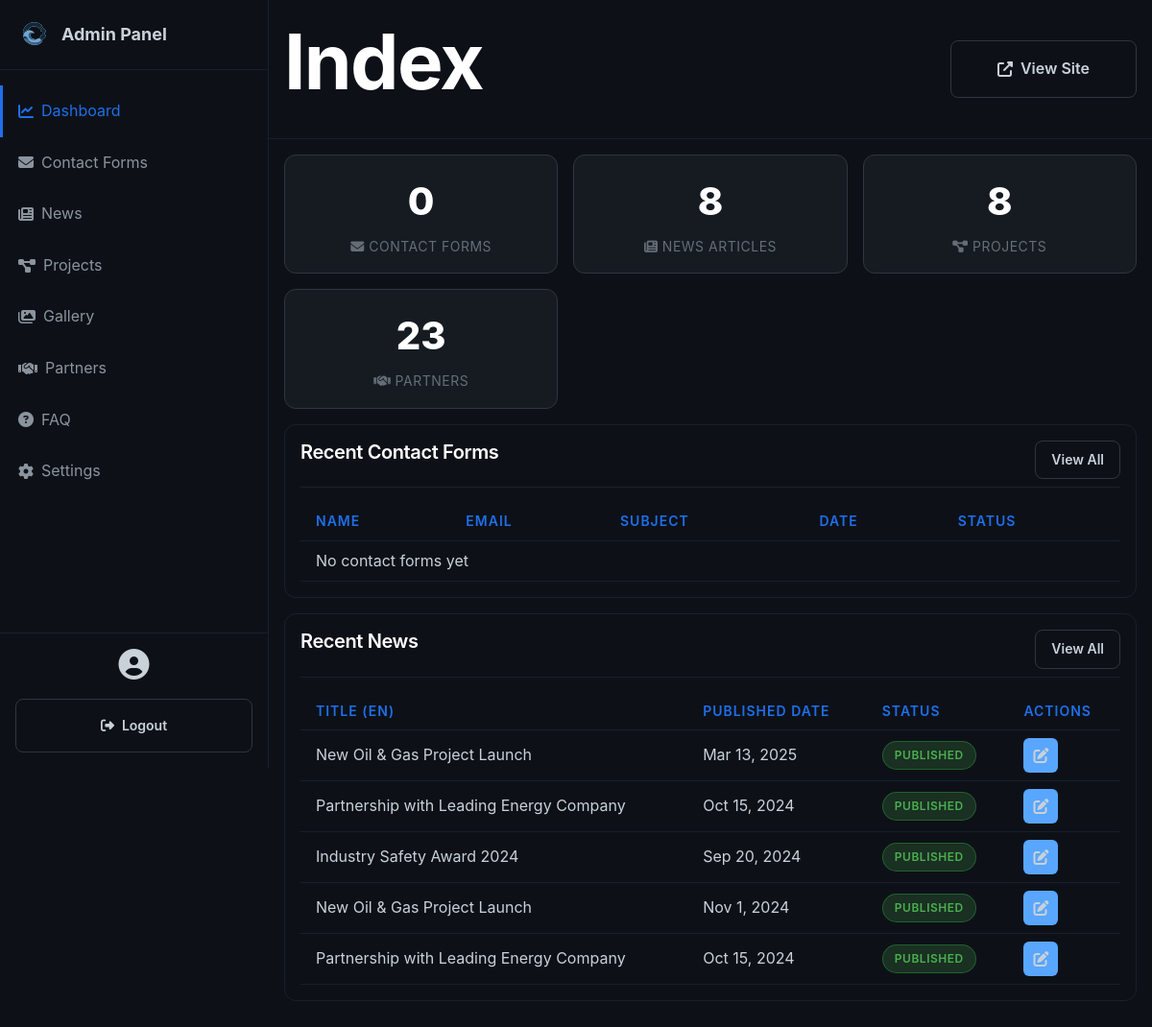
The page /admin/index.php (signed in) on the database as committed earlier.
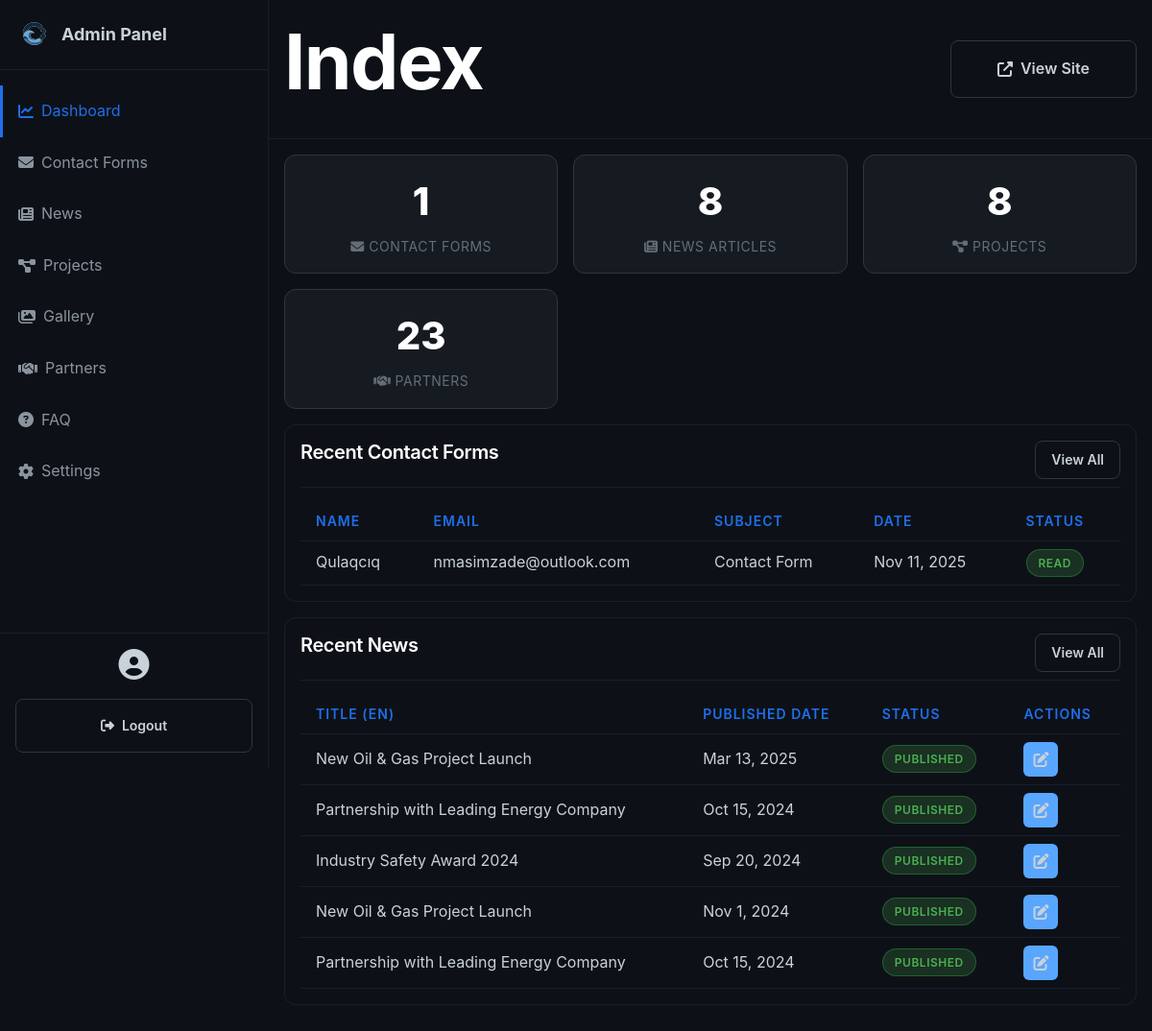
The same page on the database as committed later.
### tables this page shows
CREATE TABLE news (
                id INTEGER PRIMARY KEY AUTOINCREMENT,
                title_en TEXT NOT NULL,
                title_ru TEXT NOT NULL,
                title_az TEXT NOT NULL,
                content_en TEXT NOT NULL,
                content_ru TEXT NOT NULL,
                content_az TEXT NOT NULL,
                excerpt_en TEXT,
                excerpt_ru TEXT,
                excerpt_az TEXT,
                image TEXT,
                published_date DATE,
                created_at DATETIME DEFAULT CURRENT_TIMESTAMP,
                updated_at DATETIME DEFAULT CURRENT_TIMESTAMP,
                is_published INTEGER DEFAULT 1
            );

CREATE TABLE contacts (
                id INTEGER PRIMARY KEY AUTOINCREMENT,
                name TEXT NOT NULL,
                email TEXT NOT NULL,
                phone TEXT,
                subject TEXT,
                message TEXT NOT NULL,
                created_at DATETIME DEFAULT CURRENT_TIMESTAMP,
                is_read INTEGER DEFAULT 0
            );

### admin/index.php (the view, shortened to what this page needs)
<?php require_once 'header.php'; ?>
<?php
$db = Database::getInstance()->getConnection();
$stats = [
    'contacts' => $db->query("SELECT COUNT(*) FROM contacts")->fetchColumn(),
    'news' => $db->query("SELECT COUNT(*) FROM news")->fetchColumn(),
    'projects' => $db->query("SELECT COUNT(*) FROM projects")->fetchColumn(),
    'partners' => $db->query("SELECT COUNT(*) FROM partners")->fetchColumn(),
];
?>
<div class="stats-grid">
    <div class="stat-card">
        <div class="stat-value"><?php echo $stats['contacts']; ?></div>
        <div class="stat-label">
            <i class="fas fa-envelope"></i> Contact Forms
        </div>
    </div>
    <div class="stat-card" >
        <div class="stat-value"><?php echo $stats['news']; ?></div>
        <div class="stat-label"><i class="fas fa-newspaper"></i> News Articles</div>
    </div>
    <div class="stat-card" >
        <div class="stat-value"><?php echo $stats['projects']; ?></div>
        <div class="stat-label"><i class="fas fa-project-diagram"></i> Projects</div>
    </div>
    <div class="stat-card" >
        <div class="stat-value"><?php echo $stats['partners']; ?></div>
        <div class="stat-label"><i class="fas fa-handshake"></i> Partners</div>
    </div>
</div>
<div class="admin-card">
    <div class="admin-card-header">
        <h3 class="admin-card-title">Recent Contact Forms</h3>
        <a href="<?php echo BASE_URL; ?>/admin/contacts.php" class="btn btn-outline btn-sm">View All</a>
    </div>
    <table class="admin-table">
        <thead>
            <tr>
                <th>Name</th>
                <th>Email</th>
                <th>Subject</th>
                <th>Date</th>
                <th>Status</th>
            </tr>
        </thead>
        <tbody>
            <?php
            $stmt = $db->query("SELECT * FROM contacts ORDER BY created_at DESC LIMIT 5");
            $contacts = $stmt->fetchAll();
            if (count($contacts) > 0) {
                foreach ($contacts as $contact) {
                    ?>
                    <tr>
                        <td><?php echo htmlspecialchars($contact['name']); ?></td>
                        <td><?php echo htmlspecialchars($contact['email']); ?></td>
                        <td><?php echo htmlspecialchars($contact['subject']); ?></td>
                        <td><?php echo date('M j, Y', strtotime($contact['created_at'])); ?></td>
                        <td>
                            <?php if ($contact['is_read']): ?>
                                <span class="badge badge-success">Read</span>
                            <?php else: ?>
                                <span class="badge badge-warning">New</span>
                            <?php endif; ?>
                        </td>
                    </tr>
                    <?php
                }
            } else {
                echo '<tr><td colspan="5" class="text-center">No contact forms yet</td></tr>';
            }
            ?>
        </tbody>
    </table>
</div>
<div class="admin-card">
    <div class="admin-card-header">
        <h3 class="admin-card-title">Recent News</h3>
        <a href="<?php echo BASE_URL; ?>/admin/news.php" class="btn btn-outline btn-sm">View All</a>
    </div>
    <table class="admin-table">
        <thead>
            <tr>
                <th>Title (EN)</th>
                <th>Published Date</th>
                <th>Status</th>
                <th>Actions</th>
            </tr>
        </thead>
        <tbody>
            <?php
            $stmt = $db->query("SELECT * FROM news ORDER BY created_at DESC LIMIT 5");
            $news = $stmt->fetchAll();
            if (count($news) > 0) {
                foreach ($news as $item) {
                    ?>
                    <tr>
                        <td><?php echo htmlspecialchars($item['title_en']); ?></td>
                        <td><?php echo date('M j, Y', strtotime($item['published_date'])); ?></td>
                        <td>
                            <?php if ($item['is_published']): ?>
                                <span class="badge badge-success">Published</span>
                            <?php else: ?>
                                <span class="badge badge-danger">Draft</span>
                            <?php endif; ?>
                        </td>
                        <td>
                            <div class="action-buttons">
                                <a href="<?php echo BASE_URL; ?>/admin/news-edit.php?id=<?php echo $item['id']; ?>" class="btn-icon btn-edit">
                                    <i class="fas fa-edit"></i>
                                </a>
                            </div>
                        </td>
                    </tr>
                    <?php
                }
            } else {
                echo '<tr><td colspan="4" class="text-center">No news yet</td></tr>';
            }
            ?>
        </tbody>
    </table>
</div>
<?php require_once 'footer.php'; ?>

Rows that differ between the two databases and show on the page:
added contacts: name "Qulaqcıq", email "nmasimzade@outlook.com", subject "Contact Form", created_at "Nov 11, 2025", is_read "READ"
Other text that changed with them:
$stats['contacts']: "0" → "1"
text no longer shown: "No contact forms yet"
